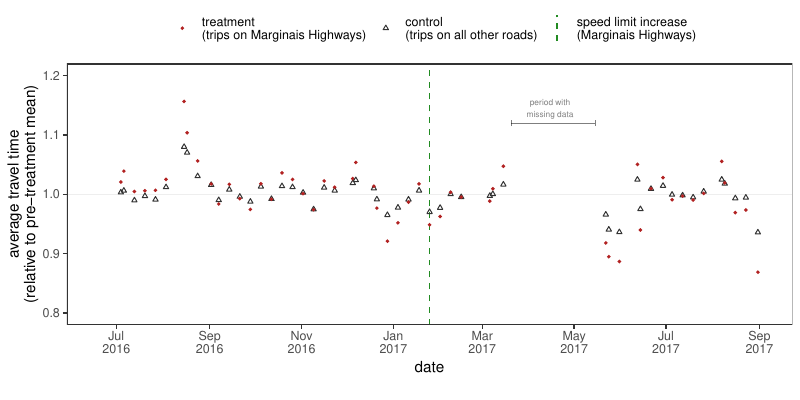

R code for this plot:
# clear memory
rm(list=ls())
gc()

# required packages
library(lfe)
library(stargazer)
library(ggplot2)
library(cowplot)
library(scales)
library(Cairo)
library(lubridate)

# inputs ----------------------------------------------------------------------
CD.p <- "data/crawler/crawled_data_car.rds"

# output
OP.p <- "appendix/figures/A8_travel_time_raw_plot/travel_time_raw_plot.pdf"


# main ----------------------------------------------------------------------------------------
# read data
CD <- readRDS(CD.p)

# fix NAs
CD$length.marg[is.na(CD$length.marg)] <- 0
CD$length.marg[CD$length.marg < 100] <- 0
CD$marg.ratio[is.na(CD$marg.ratio)] <- 0

CD$osrm.length[is.na(CD$osrm.length)] <- 0

CD$length.art[is.na(CD$length.art)] <- 0
CD$length.art[CD$length.art < 200] <- 0
CD$arterial.ratio[is.na(CD$arterial.ratio)] <- 0

#CD$length.ns[is.na(CD$length.ns)] <- 0
#CD$length.ns[CD$length.ns < 200] <- 0
#CD$northsouth.ratio[is.na(CD$northsouth.ratio)] <- 0


# count kms on Marginais and other roads
CD$tot.km <- CD$osrm.length/1000
CD$marg.km <- CD$length.marg/1000
CD$art.km <- CD$length.art/1000
CD$oth.km <- with(CD, tot.km - marg.km - art.km)


# treatment status (Speed Limit Reduction)
CD$SLI <- ifelse(CD$date >= as.Date("2017-01-25"), 1, 0)
CD$SLI.d <- as.numeric(CD$date - as.Date("2017-01-25"))


CD$SLI.w <- floor(CD$SLI.d/7)
CD$SLI.m <- floor(CD$SLI.d/28)
CD$SLI.q <- floor(CD$SLI.d/84)
CD$SLI.s <- floor(CD$SLI.d/365)

CD$SLI.w_f <- as.factor(as.character(CD$SLI.w))
CD$SLI.m_f <- as.factor(as.character(CD$SLI.m))
CD$SLI.q_f <- as.factor(as.character(CD$SLI.q))
CD$SLI.s_f <- as.factor(as.character(CD$SLI.s))

# count observations per week
CD$obs_w <- ave(CD$obs, CD$SLI.w_f, FUN=sum)
CD$obs_m <- ave(CD$obs, CD$SLI.m_f, FUN=sum)
CD$obs_q <- ave(CD$obs, CD$SLI.q_f, FUN=sum)
CD$obs_s <- ave(CD$obs, CD$SLI.s_f, FUN=sum)

# travel time in hours
CD$tr.time_hr <- CD$tr.time/60
CD$log_tr.time <- log(CD$tr.time_hr)


# travel time in hours
CD$oth.ratio <- 1 - CD$marg.ratio - CD$arterial.ratio
CD$log_tr.time <- log(CD$tr.time_hr)

# exclude driving restriction period
# CD <- CD[CD$Susp_Driv_Restr == 0,]
#CD <- CD[CD$SLI.w_f %in% c(-1,0),]
CD$month_chr <- as.character(CD$month)
CD$year_chr <- as.character(CD$year)
CD$month_year <- paste(CD$month, CD$year)

CD$length <- CD$osrm.length

CD$week <- CD$SLI.w_f
CD$month <- CD$SLI.m_f
CD$quarter <- CD$SLI.q_f
CD$semester <- CD$SLI.s_f

CD$ratio.marg_spill_1000[is.na(CD$ratio.marg_spill_1000)] <- 0
CD$ratio.marg_spill_3000[is.na(CD$ratio.marg_spill_3000)] <- 0
CD$ratio.marg_spill_5000[is.na(CD$ratio.marg_spill_5000)] <- 0
CD$ratio.marg_spill_7000[is.na(CD$ratio.marg_spill_7000)] <- 0

CD$ratio.marg_spill_1000[is.na(CD$ratio.marg_spill_1000)] <- 0
CD$ratio.marg_spill_3000[is.na(CD$ratio.marg_spill_3000)] <- 0
CD$ratio.marg_spill_5000[is.na(CD$ratio.marg_spill_5000)] <- 0
CD$ratio.marg_spill_7000[is.na(CD$ratio.marg_spill_7000)] <- 0


CD$mean <- ave(CD$tr.time_hr, CD$trip_id, FUN=mean)
CD$rel_time <- CD$tr.time_hr/CD$mean

CD$gr <- ifelse(CD$marg.km >0.2, "tr", "co")


CD$w <- as.numeric(as.character(CD$week))
CD$week_gr <- paste(CD$gr, CD$w)


CD$rel_time_w <- ave(CD$rel_time, CD$week_gr, FUN=mean)

DD <- CD[!duplicated(CD$week_gr),c("week_gr", "rel_time_w", "gr", "w", "date")]
DD$w <- ifelse(DD$gr %in% "tr", DD$w + 0.55, DD$w+0.45)


ggplot() +
 geom_hline(yintercept = 1, alpha = 0.25, colour = "gray") +
 geom_vline(aes(colour = "sc", xintercept = as.Date("2017-01-25")), linetype = 2) +
 geom_point(aes(x=date, y=rel_time_w, colour = gr, pch=gr),data=DD, size = 1) +
 coord_cartesian(ylim =c(0.8,1.2), xlim = c(as.Date("2016-06-20"),as.Date("2017-09-01"))) +
 theme_bw() +
 theme(panel.grid = element_blank(), legend.position = "top", plot.title = element_text(hjust = 0.5)) +
 labs(x = "date\n",
      y = "average travel time\n(relative to pre-treatment mean)") +
 scale_colour_manual(values = c("tr" = "firebrick", "co" = "gray20", "sc" = "forestgreen"),
                     labels = c("tr" = "treatment\n(trips on Marginais Highways)",
                                "co" = "control\n(trips on all other roads)",
                                "sc" = "speed limit increase\n(Marginais Highways)"),
                     limits = c("tr", "co", "sc"),
                     name = "",
                     guide = guide_legend(override.aes = list(linetype = c("blank", "blank", "dashed"),
                                                              shape = c(16, 2, NA)))) +
 scale_shape_manual(values = c("tr" = 16, "co" = 2, "sc" = 16),
                    labels = c("tr" = "treatment\n(trips on Marginais Highways)",
                               "co" = "control\n(trips on all other roads)",
                               "sc" = "speed limit increase\n(Marginais Highways)"),
                    limits = c("tr", "co", "sc"),
                    name = "",
                    guide = guide_legend(override.aes = list(linetype = c("blank", "blank", "dashed"),
                                                             shape = c(16, 2, NA)))) +
 scale_x_date(date_breaks = "2 month", date_labels = "%b\n%Y") +
 geom_text(aes(x = as.Date("2017-04-15"), y = 1.145),
           label = "period with\nmissing data", size = 2, hjust = 0.5, alpha = 0.5) + 
 geom_segment(aes(x = as.Date("2017-03-20"), y = 1.12, xend = as.Date("2017-05-15"), yend = 1.12), size = 0.25, alpha = 0.5) +
 geom_segment(aes(x = as.Date("2017-03-20"), y = 1.115, xend = as.Date("2017-03-20"), yend = 1.125), size = 0.25, alpha = 0.5) +
 geom_segment(aes(x = as.Date("2017-05-15"), y = 1.115, xend = as.Date("2017-05-15"), yend = 1.125), size = 0.25, alpha = 0.5)
ggsave(filename = OP.p, w = 8, h = 4)
